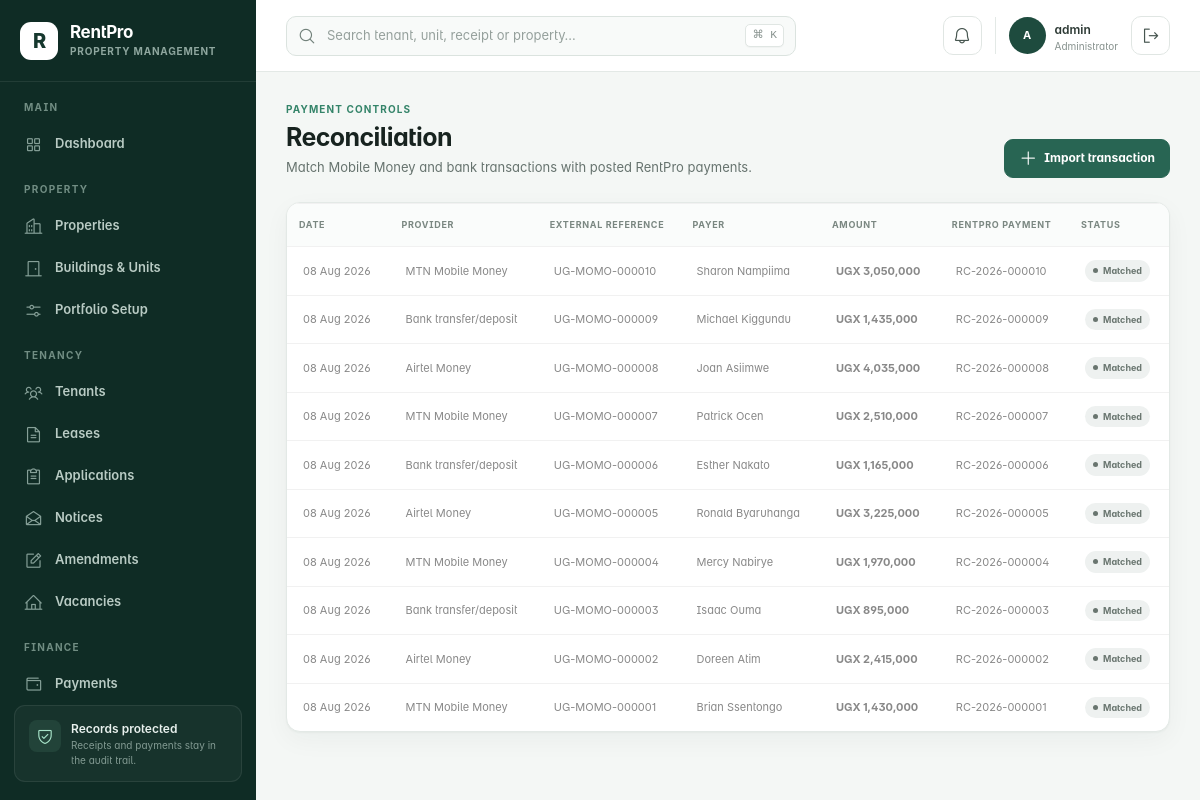
Page /reconciliation/ (signed in) on the committed database.
### rentalapp/models.py (models this page shows, shortened)
class TimeStampedModel(models.Model):
    created_at = models.DateTimeField(default=timezone.now, editable=False)
    updated_at = models.DateTimeField(auto_now=True)
    class Meta:
        abstract = True

class PaymentReconciliation(TimeStampedModel):
    class Status(models.TextChoices):
        UNMATCHED = "unmatched", "Unmatched"
        MATCHED = "matched", "Matched"
        DISPUTED = "disputed", "Disputed"
        IGNORED = "ignored", "Ignored"
    provider = models.CharField(max_length=40, choices=Payment.Method.choices)
    external_reference = models.CharField(max_length=140)
    transaction_date = models.DateField()
    amount = models.DecimalField(max_digits=14, decimal_places=2)
    payer = models.CharField(max_length=140, blank=True)
    raw_data = models.JSONField(default=dict, blank=True)
    payment = models.OneToOneField(
        Payment,
        on_delete=models.PROTECT,
        related_name="reconciliation",
        null=True,
        blank=True,
    )
    status = models.CharField(max_length=20, choices=Status.choices, default=Status.UNMATCHED)
    matched_by = models.ForeignKey(
        settings.AUTH_USER_MODEL,
        on_delete=models.PROTECT,
        related_name="matched_payment_reconciliations",
        null=True,
        blank=True,
    )
    matched_at = models.DateTimeField(null=True, blank=True)
    class Meta:
        ordering = ("-transaction_date", "-id")
        constraints = [
            models.UniqueConstraint(fields=("provider", "external_reference"), name="unique_provider_transaction")
        ]

class Payment(TimeStampedModel):
    class Method(models.TextChoices):
        CASH = "cash", "Cash"
        MTN_MOMO = "mtn_momo", "MTN Mobile Money"
        AIRTEL_MONEY = "airtel_money", "Airtel Money"
        BANK = "bank", "Bank transfer/deposit"
        CHEQUE = "cheque", "Cheque"
        CARD = "card", "Card"
        OTHER = "other", "Other"
    class Status(models.TextChoices):
        POSTED = "posted", "Posted"
        VOID = "void", "Void"
    lease = models.ForeignKey(Lease, on_delete=models.PROTECT, related_name="payments", null=True, blank=True)
    amount = models.DecimalField(max_digits=14, decimal_places=2)
    payment_date = models.DateField(default=timezone.localdate)
    payment_method = models.CharField(max_length=30, choices=Method.choices, default=Method.MTN_MOMO)
    reference = models.CharField(max_length=100, blank=True)
    receipt_number = models.CharField(max_length=30, unique=True, null=True, blank=True)
    status = models.CharField(max_length=20, choices=Status.choices, default=Status.POSTED)
    received_by = models.ForeignKey(
        settings.AUTH_USER_MODEL,
        on_delete=models.PROTECT,
        related_name="received_rent_payments",
        null=True,
        blank=True,
    )
    notes = models.TextField(blank=True)
    void_reason = models.TextField(blank=True)
    voided_at = models.DateTimeField(null=True, blank=True)
    voided_by = models.ForeignKey(
        settings.AUTH_USER_MODEL,
        on_delete=models.PROTECT,
        related_name="voided_rent_payments",
        null=True,
        blank=True,
    )
    objects = ProtectedFinancialQuerySet.as_manager()
    class Meta:
        ordering = ("-payment_date", "-id")
    def __str__(self):
        return self.receipt_number or self.reference or f"Payment {self.pk}"

### rentalapp/views.py (the view, shortened to what this page needs)
# urls.py: path("reconciliation/", views.reconciliation_list, name="reconciliation_list"),
@login_and_roles_required(*FINANCE_ROLES)
def reconciliation_list(request):
    form = PaymentReconciliationForm(request.POST or None)
    return render(
        request,
        "finance/reconciliation.html",
        {"items": PaymentReconciliation.objects.select_related("payment", "matched_by")[:200], "form": form},
    )

### rentalapp/forms.py (shortened to what this page needs)
class PaymentReconciliationForm(StyledModelForm):
    class Meta:
        model = PaymentReconciliation
        fields = ("provider", "external_reference", "transaction_date", "amount", "payer", "payment", "raw_data")
        widgets = {"transaction_date": forms.DateInput(attrs={"type": "date"})}

### rentalapp/context_processors.py (called while the page is built)
def workspace_context(request):
    notifications = Notification.objects.filter(is_read=False)
    if request.user.is_authenticated:
        notifications = notifications.filter(Q(user=request.user) | Q(user__isnull=True))
    else:
        notifications = notifications.filter(user__isnull=True)
    role = get_user_role(request.user)
    if role == "tenant":
        home_url = reverse("tenant_portal")
    elif role == "landlord":
        home_url = reverse("landlord_portal")
    elif role in STAFF_ROLES:
        home_url = reverse("dashboard")
    else:
        home_url = reverse("home")
    return {
        "workspace_notifications": notifications[:5],
        "workspace_notification_count": notifications.count(),
        "workspace_role": role,
        "workspace_home_url": home_url,
    }

### rentalapp/permissions.py (called while the page is built)
def get_user_role(user):
    if not getattr(user, "is_authenticated", False):
        return None
    if user.is_superuser:
        return UserProfile.Role.ADMINISTRATOR
    profile = getattr(user, "rental_profile", None)
    if not profile or not profile.is_active:
        return UserProfile.Role.VIEWER
    return profile.role

def user_has_role(user, roles):
    return get_user_role(user) in roles

def login_and_roles_required(*roles, write_only=False):
    def decorator(view):
        @wraps(view)
        def wrapped(request, *args, **kwargs):
            if not request.user.is_authenticated:
                return redirect_to_login(request.get_full_path())
            should_check = not write_only or request.method not in ("GET", "HEAD", "OPTIONS")
            if roles and should_check and not user_has_role(request.user, roles):
                raise PermissionDenied("Your role does not allow this action.")
            return view(request, *args, **kwargs)
        return wrapped
    return decorator

### rentalapp/templatetags/rental_tags.py (called while the page is built)
@register.filter
def ugx(value):
    try:
        number = Decimal(value or 0)
    except (InvalidOperation, TypeError, ValueError):
        return "UGX 0"
    return f"UGX {number:,.0f}"

@register.filter
def initials(value):
    words = str(value or "R").split()
    return "".join(word[0] for word in words[:2]).upper()

### rentalapp/templates/finance/reconciliation.html (shortened to what this page needs)
{% extends 'base.html' %}{% load rental_tags %}
{% block content %}<header class="page-header"><div><span class="eyebrow">Payment controls</span><h1>Reconciliation</h1><p>Match Mobile Money and bank transactions with posted RentPro payments.</p></div><button class="btn btn-primary" data-bs-toggle="modal" data-bs-target="#importTransaction"><i class="ph ph-plus"></i> Import transaction</button></header><section class="data-card"><table class="table"><thead><tr><th>Date</th><th>Provider</th><th>External reference</th><th>Payer</th><th>Amount</th><th>RentPro payment</th><th>Status</th></tr></thead><tbody>{% for item in items %}<tr><td>{{ item.transaction_date|date:'d M Y' }}</td><td>{{ item.get_provider_display }}</td><td>{{ item.external_reference }}</td><td>{{ item.payer|default:'—' }}</td><td class="money">{{ item.amount|ugx }}</td><td>{% if item.payment %}<a href="{% url 'receipt_detail' item.payment.pk %}">{{ item.payment.receipt_number }}</a>{% else %}—{% endif %}</td><td><span class="status-pill {{ item.status|status_class }}">{{ item.get_status_display }}</span></td></tr>{% empty %}<tr><td colspan="7"><div class="empty-state">No imported transactions.</div></td></tr>{% endfor %}</tbody></table></section>{% with modal_id='importTransaction' modal_title='Import provider transaction' eyebrow='Reconciliation' submit_label='Import transaction' %}{% include 'includes/create_modal.html' %}{% endwith %}{% endblock %}

### rentalapp/templates/base.html (shortened to what this page needs)
{% load static rental_tags %}
<!doctype html>
<html lang="en">
<head>
  <link rel="stylesheet" href="{% static 'assets/css/plugins/phosphor-icons.css' %}">
  <link rel="stylesheet" href="{% static 'assets/css/style.css' %}">
  <link rel="stylesheet" href="{% static 'assets/css/rentpro.css' %}">
</head>
<body>
  <div class="app-shell">
    <aside class="app-sidebar offcanvas-lg offcanvas-start" tabindex="-1" id="mainSidebar" aria-label="Primary navigation">
      <div class="sidebar-brand">
        <a href="{{ workspace_home_url }}" class="brand-mark" aria-label="RentPro home">R</a>
        <div><a href="{{ workspace_home_url }}" class="brand-name">RentPro</a><span>Property Management</span></div>
      </div>
      <nav class="sidebar-nav">
        {% if workspace_role == 'tenant' %}
        <div class="nav-group">
          <span class="nav-caption">Tenant portal</span>
          <a href="{% url 'tenant_portal' %}" class="nav-link active"><i class="ph ph-house-user"></i><span>My tenancy</span></a>
        </div>
        {% elif workspace_role == 'landlord' %}
        <div class="nav-group">
          <span class="nav-caption">Landlord portal</span>
          <a href="{% url 'landlord_portal' %}" class="nav-link active"><i class="ph ph-buildings"></i><span>My portfolio</span></a>
        </div>
        {% else %}
        <div class="nav-group">
          <span class="nav-caption">Main</span>
          <a href="{% url 'dashboard' %}" class="nav-link {% if request.resolver_match.url_name == 'dashboard' %}active{% endif %}"><i class="ph ph-squares-four"></i><span>Dashboard</span></a>
        </div>
        <div class="nav-group">
          <span class="nav-caption">Property</span>
          <a href="{% url 'property_list' %}" class="nav-link {% if 'property' in request.resolver_match.url_name %}active{% endif %}"><i class="ph ph-buildings"></i><span>Properties</span></a>
          <a href="{% url 'unit_list' %}" class="nav-link {% if 'unit' in request.resolver_match.url_name %}active{% endif %}"><i class="ph ph-door"></i><span>Buildings &amp; Units</span></a>
          <a href="{% url 'portfolio_setup' %}" class="nav-link {% if request.resolver_match.url_name == 'portfolio_setup' %}active{% endif %}"><i class="ph ph-sliders-horizontal"></i><span>Portfolio Setup</span></a>
        </div>
        <div class="nav-group">
          <span class="nav-caption">Tenancy</span>
          <a href="{% url 'tenant_list' %}" class="nav-link {% if 'tenant' in request.resolver_match.url_name %}active{% endif %}"><i class="ph ph-users-three"></i><span>Tenants</span></a>
          <a href="{% url 'lease_list' %}" class="nav-link {% if 'lease' in request.resolver_match.url_name %}active{% endif %}"><i class="ph ph-file-text"></i><span>Leases</span></a>
          <a href="{% url 'application_list' %}" class="nav-link {% if 'application' in request.resolver_match.url_name %}active{% endif %}"><i class="ph ph-clipboard-text"></i><span>Applications</span></a>
          <a href="{% url 'notice_list' %}" class="nav-link {% if request.resolver_match.url_name == 'notice_list' %}active{% endif %}"><i class="ph ph-envelope-open"></i><span>Notices</span></a>
          <a href="{% url 'amendment_list' %}" class="nav-link {% if 'amendment' in request.resolver_match.url_name %}active{% endif %}"><i class="ph ph-note-pencil"></i><span>Amendments</span></a>
          <a href="{% url 'unit_list' %}?status=available" class="nav-link"><i class="ph ph-house-line"></i><span>Vacancies</span></a>
        </div>
        <div class="nav-group">
          <span class="nav-caption">Finance</span>
          <a href="{% url 'payment_list' %}" class="nav-link "><i class="ph ph-wallet"></i><span>Payments</span></a>
        </div>
        {% endif %}
      </nav>
      <div class="sidebar-help">
        <div class="help-icon"><i class="ph ph-shield-check"></i></div>
        <strong>Records protected</strong>
        <span>Receipts and payments stay in the audit trail.</span>
      </div>
    </aside>
    <div class="app-main">
      <header class="app-topbar">
        {% if workspace_role != 'tenant' and workspace_role != 'landlord' %}<form class="global-search" action="{% url 'global_search' %}" method="get" role="search">
          <i class="ph ph-magnifying-glass"></i>
          <input type="search" name="q" value="{{ request.GET.q|default:'' }}" placeholder="Search tenant, unit, receipt or property…" aria-label="Global search">
          <kbd>⌘ K</kbd>
        </form>{% endif %}
        <div class="topbar-actions">
          <div class="dropdown">
            <button class="icon-button notification-button" type="button" data-bs-toggle="dropdown" aria-expanded="false" aria-label="Notifications">
              <i class="ph ph-bell"></i>{% if workspace_notification_count %}<span>{{ workspace_notification_count }}</span>{% endif %}
            </button>
          </div>
          <div class="user-chip">
            <span class="avatar">{% if request.user.is_authenticated %}{{ request.user.get_full_name|default:request.user.username|initials }}{% else %}PM{% endif %}</span>
            <span class="d-none d-md-flex"><strong>{% if request.user.is_authenticated %}{{ request.user.get_full_name|default:request.user.username }}{% else %}Property Manager{% endif %}</strong><small>{{ workspace_role|default:'Operations'|title }}</small></span>
          </div>
          {% if request.user.is_authenticated %}<form method="post" action="{% url 'logout' %}">{% csrf_token %}<button class="icon-button" type="submit" title="Sign out"><i class="ph ph-sign-out"></i><span class="visually-hidden">Sign out</span></button></form>{% endif %}
        </div>
      </header>
      <main class="app-content">
        {% block content %}{% endblock %}
      </main>
    </div>
  </div>
</body>
</html>

### rows in the picture
PaymentReconciliation: transaction_date "08 Aug 2026", provider "MTN Mobile Money", external_reference "UG-MOMO-000010", payer "Sharon Nampiima", amount|ugx "UGX 3,050,000", payment.receipt_number "RC-2026-000010", status "Matched"
PaymentReconciliation: transaction_date "08 Aug 2026", provider "Bank transfer/deposit", external_reference "UG-MOMO-000009", payer "Michael Kiggundu", amount|ugx "UGX 1,435,000", payment.receipt_number "RC-2026-000009", status "Matched"
PaymentReconciliation: transaction_date "08 Aug 2026", provider "Airtel Money", external_reference "UG-MOMO-000008", payer "Joan Asiimwe", amount|ugx "UGX 4,035,000", payment.receipt_number "RC-2026-000008", status "Matched"
PaymentReconciliation: transaction_date "08 Aug 2026", provider "MTN Mobile Money", external_reference "UG-MOMO-000007", payer "Patrick Ocen", amount|ugx "UGX 2,510,000", payment.receipt_number "RC-2026-000007", status "Matched"
PaymentReconciliation: transaction_date "08 Aug 2026", provider "Bank transfer/deposit", external_reference "UG-MOMO-000006", payer "Esther Nakato", amount|ugx "UGX 1,165,000", payment.receipt_number "RC-2026-000006", status "Matched"
PaymentReconciliation: transaction_date "08 Aug 2026", provider "Airtel Money", external_reference "UG-MOMO-000005", payer "Ronald Byaruhanga", amount|ugx "UGX 3,225,000", payment.receipt_number "RC-2026-000005", status "Matched"
PaymentReconciliation: transaction_date "08 Aug 2026", provider "MTN Mobile Money", external_reference "UG-MOMO-000004", payer "Mercy Nabirye", amount|ugx "UGX 1,970,000", payment.receipt_number "RC-2026-000004", status "Matched"
PaymentReconciliation: transaction_date "08 Aug 2026", provider "Bank transfer/deposit", external_reference "UG-MOMO-000003", payer "Isaac Ouma", amount|ugx "UGX 895,000", payment.receipt_number "RC-2026-000003", status "Matched"
PaymentReconciliation: transaction_date "08 Aug 2026", provider "Airtel Money", external_reference "UG-MOMO-000002", payer "Doreen Atim", amount|ugx "UGX 2,415,000", payment.receipt_number "RC-2026-000002", status "Matched"
PaymentReconciliation: transaction_date "08 Aug 2026", provider "MTN Mobile Money", external_reference "UG-MOMO-000001", payer "Brian Ssentongo", amount|ugx "UGX 1,430,000", payment.receipt_number "RC-2026-000001", status "Matched"

### other values in the picture
{{ request.user.get_full_name|default:request.user.username|initials }} "A"
{{ request.user.get_full_name|default:request.user.username }} "admin"
{{ workspace_role|default:'Operations'|title }} "Administrator"
